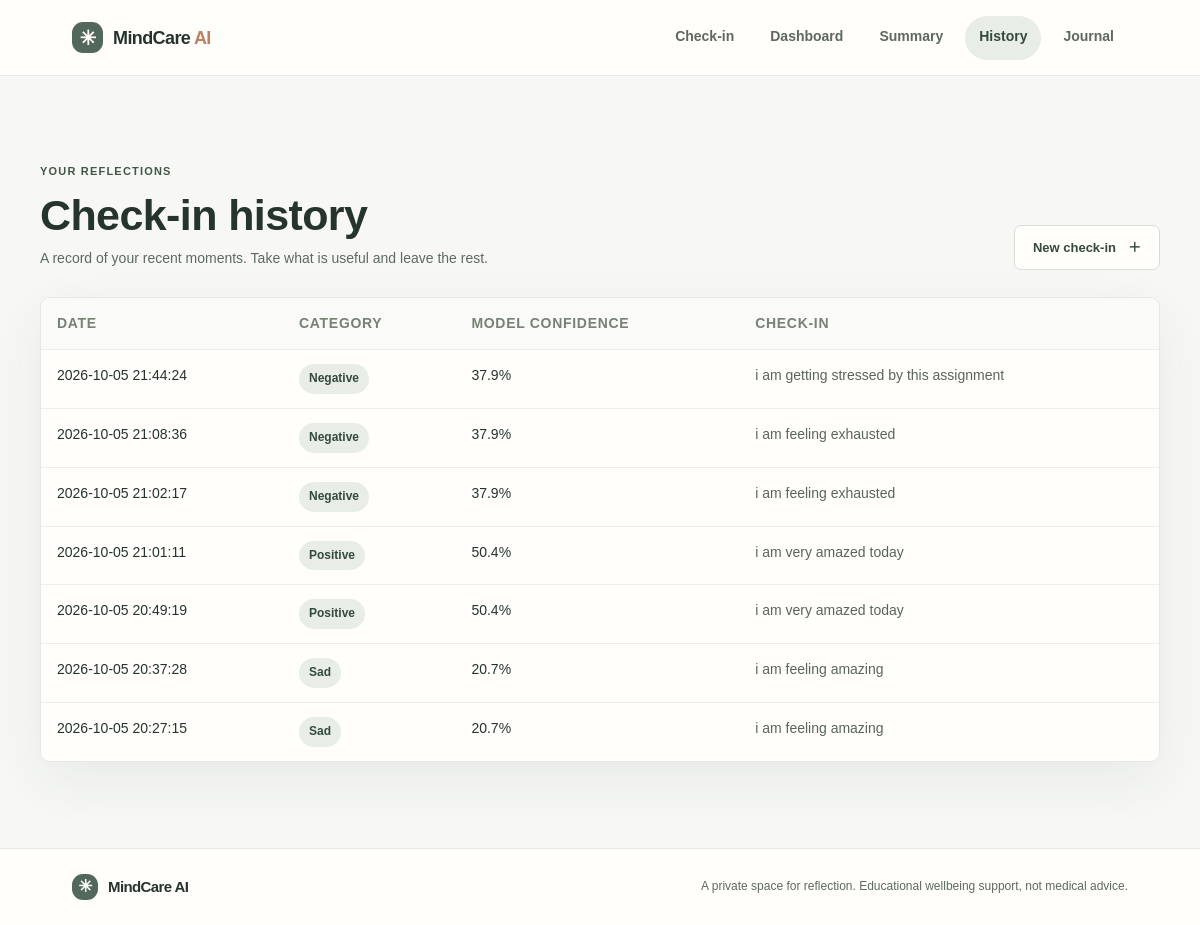
The app's page /history with its own data.
### tables this page shows
CREATE TABLE mood_history (
            id INTEGER PRIMARY KEY AUTOINCREMENT,
            timestamp TEXT NOT NULL,
            message TEXT NOT NULL,
            emotion TEXT NOT NULL,
            confidence REAL NOT NULL
        );

### app.py (the view)
@app.get("/history", response_class=HTMLResponse)
async def history_page(request: Request):
    df = get_history()
    records = df.to_dict("records")
    return templates.TemplateResponse(
        "history.html",
        {"request": request, "page": "history", "records": records}
    )

### templates/history.html (shortened to what this page needs)
<!DOCTYPE html>
<html lang="en">
<head>
    <link rel="stylesheet" href="{{ url_for('static', path='style.css') }}">
</head>
<body>
{% include "partials/header.html" %}
<main id="main-content" class="content-section wrap page-main" tabindex="-1">
    <div class="page-heading">
        <div><span class="eyebrow">YOUR REFLECTIONS</span><h1>Check-in history</h1><p>A record of your recent moments. Take what is useful and leave the rest.</p></div>
        <a class="button button-outline" href="/">New check-in <span aria-hidden="true">＋</span></a>
    </div>
    <section class="panel table-panel">
        <div class="table-scroll">
            <table>
                <thead><tr><th scope="col">Date</th><th scope="col">Category</th><th scope="col">Model confidence</th><th scope="col">Check-in</th></tr></thead>
                <tbody>
                {% for row in records %}
                <tr><td>{{ row.timestamp }}</td><td><span class="category-tag">{{ row.emotion|title }}</span></td><td>{{ "%.1f"|format(row.confidence) }}%</td><td class="history-message">{{ row.message }}</td></tr>
                {% else %}
                <tr><td colspan="4" class="empty-state">No check-ins yet. <a href="/">Start with a few words</a> whenever you feel ready.</td></tr>
                {% endfor %}
                </tbody>
            </table>
        </div>
    </section>
</main>
{% include "partials/footer.html" %}
</body>
</html>

### templates/partials/header.html (shortened to what this page needs)
<header class="site-header">
    <a class="brand" href="/" aria-label="MindCare AI home">
        <span class="brand-mark" aria-hidden="true">✳</span>
        <span>MindCare <span class="brand-accent">AI</span></span>
    </a>
    <nav class="nav-links" aria-label="Main navigation">
        <a href="/" {% if page == "home" %}aria-current="page"{% endif %}>Check-in</a>
        <a href="/dashboard" {% if page == "dashboard" %}aria-current="page"{% endif %}>Dashboard</a>
        <a href="/summary" {% if page == "summary" %}aria-current="page"{% endif %}>Summary</a>
        <a href="/history" {% if page == "history" %}aria-current="page"{% endif %}>History</a>
        <a href="/journal" {% if page == "journal" %}aria-current="page"{% endif %}>Journal</a>
    </nav>
</header>

### templates/partials/footer.html
<footer class="site-footer">
    <a class="brand footer-brand" href="/"><span class="brand-mark" aria-hidden="true">✳</span> MindCare AI</a>
    <p>A private space for reflection. Educational wellbeing support, not medical advice.</p>
</footer>

### records on screen
mood_history: timestamp "2026-10-05 21:44:24", emotion "Negative", confidence "37.9", message "i am getting stressed by this assignment"
mood_history: timestamp "2026-10-05 21:08:36", emotion "Negative", confidence "37.9", message "i am feeling exhausted"
mood_history: timestamp "2026-10-05 21:02:17", emotion "Negative", confidence "37.9", message "i am feeling exhausted"
mood_history: timestamp "2026-10-05 21:01:11", emotion "Positive", confidence "50.4", message "i am very amazed today"
mood_history: timestamp "2026-10-05 20:49:19", emotion "Positive", confidence "50.4", message "i am very amazed today"
mood_history: timestamp "2026-10-05 20:37:28", emotion "Sad", confidence "20.7", message "i am feeling amazing"
mood_history: timestamp "2026-10-05 20:27:15", emotion "Sad", confidence "20.7", message "i am feeling amazing"
